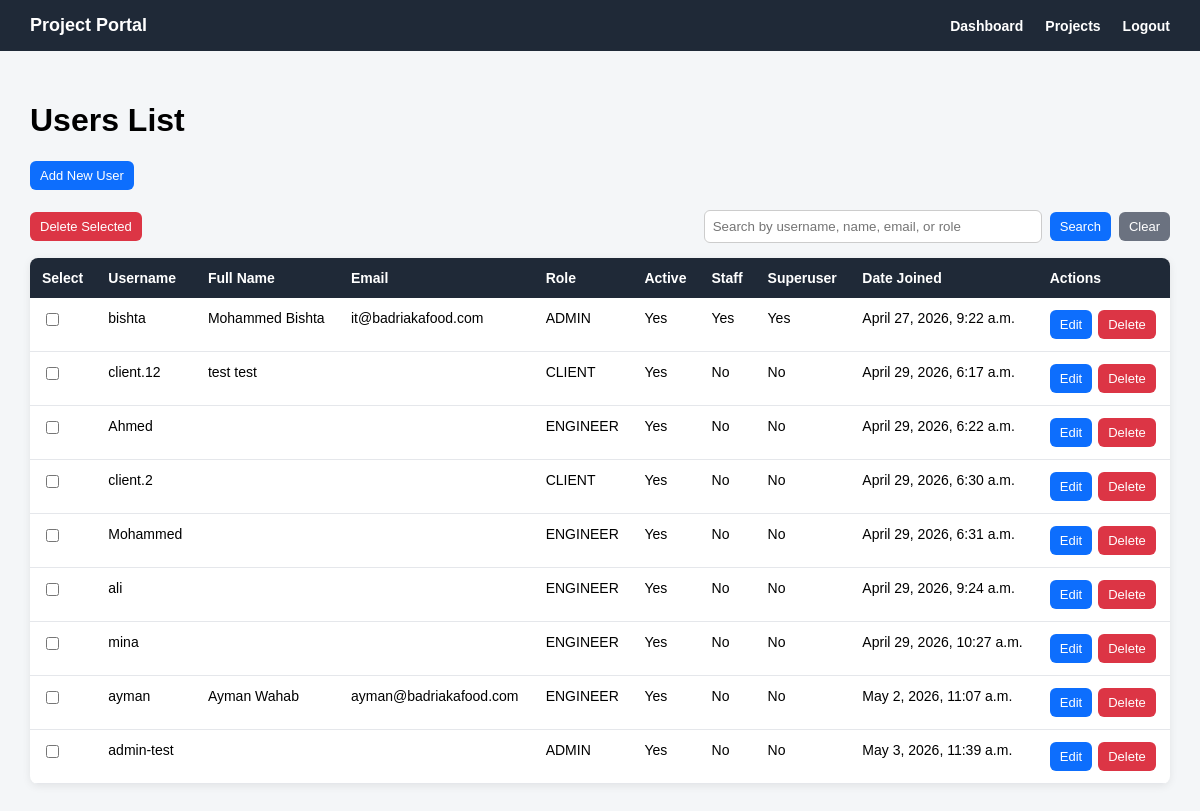
Before: /accounts/users/ (signed in) with the older database file.
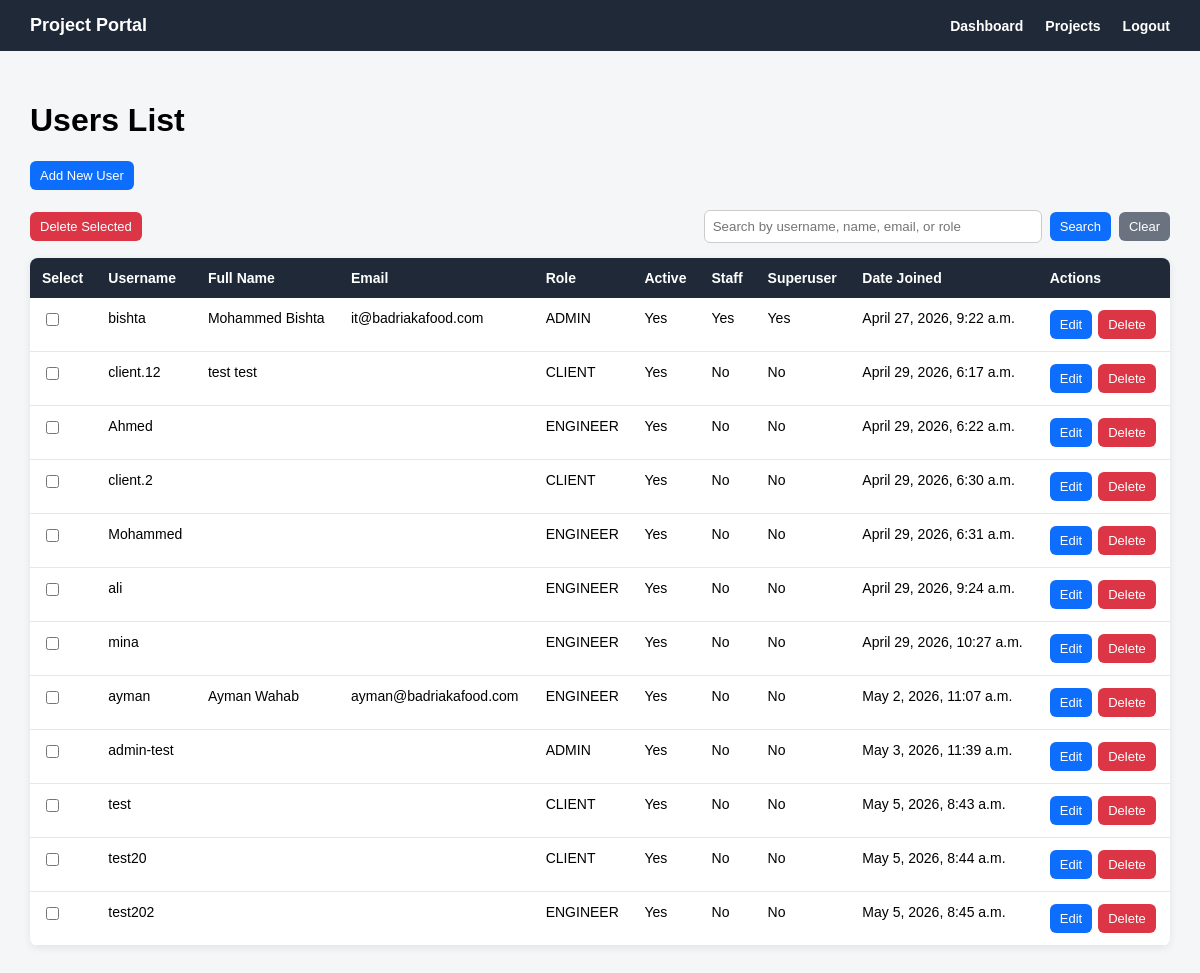
After: the same page with the newer database file.
### accounts/models.py (models this page shows)
class User(AbstractUser):
    class Role(models.TextChoices):
        ADMIN = 'ADMIN', 'Admin'
        ENGINEER = 'ENGINEER', 'Engineer'
        CLIENT = 'CLIENT', 'Client'
    role = models.CharField(
        max_length=20,
        choices=Role.choices,
        default=Role.CLIENT
    )

### accounts/views.py (the view, shortened to what this page needs)
# urls.py: path('users/', user_list_view, name='user_list'),
@login_required
def user_list_view(request):
    if request.user.role != 'ADMIN':
        return redirect('accounts:dashboard')
    users = User.objects.all()
    search_query = request.GET.get('q')
    return render(request, 'accounts/user_list.html', {
        'users': users,
        'search_query': search_query,
    })

### templates/accounts/user_list.html (shortened to what this page needs)
{% extends 'base.html' %}
{% block content %}
<div class="page-header">
    <h1>Users List</h1>
    <a href="{% url 'accounts:user_add' %}" class="btn btn-primary">
        Add New User
    </a>
</div>
{% if users %}
    <div class="top-actions-row">
        <button type="submit" form="bulkDeleteUsersForm" class="btn btn-danger">
            Delete Selected
        </button>
        <div class="search-box">
            <input type="text"
                   id="userSearchInput"
                   value="{{ search_query|default:'' }}"
                   placeholder="Search by username, name, email, or role"
                   onkeydown="if(event.key === 'Enter'){ event.preventDefault(); searchUsers(); }">
            <button type="button" class="btn btn-primary" onclick="searchUsers()">
                Search
            </button>
            <a href="{% url 'accounts:user_list' %}" class="btn btn-secondary">
                Clear
            </a>
        </div>
    </div>
    <table class="users-table">
        <tr>
            <th>Select</th>
            <th>Username</th>
            <th>Full Name</th>
            <th>Email</th>
            <th>Role</th>
            <th>Active</th>
            <th>Staff</th>
            <th>Superuser</th>
            <th>Date Joined</th>
            <th>Actions</th>
        </tr>
        {% for user_item in users %}
            <tr>
                <td>
                    <input type="checkbox"
                           name="selected_users"
                           value="{{ user_item.pk }}"
                           form="bulkDeleteUsersForm">
                </td>
                <td>{{ user_item.username }}</td>
                <td>{{ user_item.first_name }} {{ user_item.last_name }}</td>
                <td>{{ user_item.email }}</td>
                <td>{{ user_item.role }}</td>
                <td>
                    {% if user_item.is_active %}
                        Yes
                    {% else %}
                        No
                    {% endif %}
                </td>
                <td>
                    {% if user_item.is_staff %}
                        Yes
                    {% else %}
                        No
                    {% endif %}
                </td>
                <td>
                    {% if user_item.is_superuser %}
                        Yes
                    {% else %}
                        No
                    {% endif %}
                </td>
                <td>{{ user_item.date_joined }}</td>
                <td>
                    <div class="table-actions">
                        <a href="{% url 'accounts:user_edit' user_item.pk %}" class="btn btn-primary">
                            Edit
                        </a>
                        <form method="post"
                              action="{% url 'accounts:user_delete' user_item.pk %}"
                              style="margin: 0;"
                              onsubmit="return confirm('Are you sure you want to delete this user?');">
                            <button type="submit" class="btn btn-danger">
                                Delete
                            </button>
                        </form>
                    </div>
                </td>
            </tr>
        {% endfor %}
    </table>
{% endif %}
{% endblock %}

Changed rows visible on the page:
added User: username "test", role "CLIENT", is_active "Yes", is_staff "No", is_superuser "No", date_joined "May 5, 2026, 8:43 a.m."
added User: username "test20", role "CLIENT", is_active "Yes", is_staff "No", is_superuser "No", date_joined "May 5, 2026, 8:44 a.m."
added User: username "test202", role "ENGINEER", is_active "Yes", is_staff "No", is_superuser "No", date_joined "May 5, 2026, 8:45 a.m."
